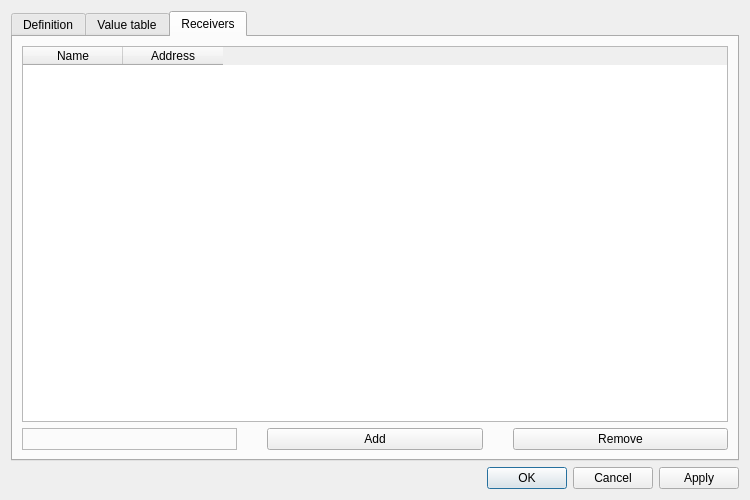
<?xml version="1.0" encoding="UTF-8"?>
<ui version="4.0">
 <class>CanSignalCreator</class>
 <widget class="QDialog" name="CanSignalCreator">
  <property name="geometry">
   <rect>
    <x>0</x>
    <y>0</y>
    <width>750</width>
    <height>500</height>
   </rect>
  </property>
  <property name="windowTitle">
   <string>Can Signal Creator</string>
  </property>
  <layout class="QGridLayout" name="gridLayout" rowstretch="8,0">
   <item row="1" column="0">
    <layout class="QHBoxLayout" name="horizontalLayout">
     <item>
      <widget class="QDialogButtonBox" name="buttonBox">
       <property name="orientation">
        <enum>Qt::Horizontal</enum>
       </property>
       <property name="standardButtons">
        <set>QDialogButtonBox::Apply|QDialogButtonBox::Cancel|QDialogButtonBox::Ok</set>
       </property>
      </widget>
     </item>
    </layout>
   </item>
   <item row="0" column="0">
    <widget class="QTabWidget" name="tabWidget_Receivers">
     <property name="currentIndex">
      <number>2</number>
     </property>
     <widget class="QWidget" name="tab">
      <attribute name="title">
       <string>Definition</string>
      </attribute>
      <layout class="QGridLayout" name="gridLayout_2" rowstretch="1" columnstretch="1,1,1">
       <property name="topMargin">
        <number>30</number>
       </property>
       <item row="0" column="1">
        <layout class="QFormLayout" name="formLayout">
         <property name="horizontalSpacing">
          <number>30</number>
         </property>
         <item row="0" column="0">
          <widget class="QLabel" name="label">
           <property name="text">
            <string>Name:</string>
           </property>
          </widget>
         </item>
         <item row="0" column="1">
          <widget class="QLineEdit" name="lineEdit_Name"/>
         </item>
         <item row="1" column="0">
          <widget class="QLabel" name="label_2">
           <property name="text">
            <string>Message:</string>
           </property>
          </widget>
         </item>
         <item row="2" column="0">
          <widget class="QLabel" name="label_3">
           <property name="text">
            <string>Start bit:</string>
           </property>
          </widget>
         </item>
         <item row="2" column="1">
          <widget class="QLineEdit" name="lineEdit_StartBit">
           <property name="text">
            <string>0</string>
           </property>
          </widget>
         </item>
         <item row="3" column="0">
          <widget class="QLabel" name="label_4">
           <property name="text">
            <string>Size:</string>
           </property>
          </widget>
         </item>
         <item row="3" column="1">
          <widget class="QLineEdit" name="lineEdit_Size">
           <property name="text">
            <string>1</string>
           </property>
          </widget>
         </item>
         <item row="6" column="0">
          <widget class="QLabel" name="label_5">
           <property name="text">
            <string>Factor:</string>
           </property>
          </widget>
         </item>
         <item row="6" column="1">
          <widget class="QLineEdit" name="lineEdit_Factor">
           <property name="text">
            <string>1</string>
           </property>
          </widget>
         </item>
         <item row="7" column="0">
          <widget class="QLabel" name="label_6">
           <property name="text">
            <string>Offset:</string>
           </property>
          </widget>
         </item>
         <item row="7" column="1">
          <widget class="QLineEdit" name="lineEdit_Offset">
           <property name="text">
            <string>0</string>
           </property>
          </widget>
         </item>
         <item row="8" column="0">
          <widget class="QLabel" name="label_7">
           <property name="text">
            <string>Minimum:</string>
           </property>
          </widget>
         </item>
         <item row="8" column="1">
          <widget class="QLineEdit" name="lineEdit_Minimum">
           <property name="text">
            <string>0</string>
           </property>
          </widget>
         </item>
         <item row="9" column="0">
          <widget class="QLabel" name="label_8">
           <property name="text">
            <string>Maximum:</string>
           </property>
          </widget>
         </item>
         <item row="9" column="1">
          <widget class="QLineEdit" name="lineEdit_Maximum">
           <property name="text">
            <string>0</string>
           </property>
          </widget>
         </item>
         <item row="10" column="0">
          <widget class="QLabel" name="label_9">
           <property name="text">
            <string>Unit:</string>
           </property>
          </widget>
         </item>
         <item row="10" column="1">
          <widget class="QLineEdit" name="lineEdit_Unit"/>
         </item>
         <item row="11" column="0">
          <widget class="QLabel" name="label_10">
           <property name="text">
            <string>Comment:</string>
           </property>
          </widget>
         </item>
         <item row="11" column="1">
          <widget class="QLineEdit" name="lineEdit_Comment"/>
         </item>
         <item row="4" column="0">
          <widget class="QLabel" name="label_11">
           <property name="text">
            <string>Byte order:</string>
           </property>
          </widget>
         </item>
         <item row="5" column="0">
          <widget class="QLabel" name="label_12">
           <property name="text">
            <string>Value type:</string>
           </property>
          </widget>
         </item>
         <item row="4" column="1">
          <widget class="QComboBox" name="comboBox_ByteOrder">
           <item>
            <property name="text">
             <string>Little endian</string>
            </property>
           </item>
           <item>
            <property name="text">
             <string>Big endian</string>
            </property>
           </item>
          </widget>
         </item>
         <item row="5" column="1">
          <widget class="QComboBox" name="comboBox_ValueType">
           <item>
            <property name="text">
             <string>Unsigned</string>
            </property>
           </item>
           <item>
            <property name="text">
             <string>Signed</string>
            </property>
           </item>
          </widget>
         </item>
         <item row="1" column="1">
          <widget class="QComboBox" name="comboBox_Message"/>
         </item>
        </layout>
       </item>
       <item row="0" column="0">
        <widget class="QFrame" name="frame">
         <property name="frameShape">
          <enum>QFrame::StyledPanel</enum>
         </property>
         <property name="frameShadow">
          <enum>QFrame::Raised</enum>
         </property>
        </widget>
       </item>
       <item row="0" column="2">
        <widget class="QFrame" name="frame_2">
         <property name="frameShape">
          <enum>QFrame::StyledPanel</enum>
         </property>
         <property name="frameShadow">
          <enum>QFrame::Raised</enum>
         </property>
        </widget>
       </item>
      </layout>
     </widget>
     <widget class="QWidget" name="tab_2">
      <attribute name="title">
       <string>Value table</string>
      </attribute>
      <layout class="QGridLayout" name="gridLayout_3">
       <item row="0" column="0">
        <widget class="QTableWidget" name="tableWidget_ValueTable">
         <property name="rowCount">
          <number>0</number>
         </property>
         <property name="columnCount">
          <number>2</number>
         </property>
         <attribute name="verticalHeaderVisible">
          <bool>false</bool>
         </attribute>
         <column>
          <property name="text">
           <string>Value</string>
          </property>
         </column>
         <column>
          <property name="text">
           <string>Description</string>
          </property>
         </column>
        </widget>
       </item>
       <item row="1" column="0">
        <layout class="QHBoxLayout" name="horizontalLayout_3">
         <property name="spacing">
          <number>30</number>
         </property>
         <item>
          <widget class="QFrame" name="frame_3">
           <property name="frameShape">
            <enum>QFrame::StyledPanel</enum>
           </property>
           <property name="frameShadow">
            <enum>QFrame::Raised</enum>
           </property>
          </widget>
         </item>
         <item>
          <widget class="QPushButton" name="pushButton_ValueTable_Add">
           <property name="text">
            <string>Add</string>
           </property>
          </widget>
         </item>
         <item>
          <widget class="QPushButton" name="pushButton_ValueTable_Remove">
           <property name="text">
            <string>Remove</string>
           </property>
          </widget>
         </item>
        </layout>
       </item>
      </layout>
     </widget>
     <widget class="QWidget" name="tab_3">
      <attribute name="title">
       <string>Receivers</string>
      </attribute>
      <layout class="QGridLayout" name="gridLayout_4">
       <item row="0" column="0">
        <widget class="QTableWidget" name="tableWidget_Receivers">
         <property name="columnCount">
          <number>2</number>
         </property>
         <attribute name="verticalHeaderVisible">
          <bool>false</bool>
         </attribute>
         <column>
          <property name="text">
           <string>Name</string>
          </property>
         </column>
         <column>
          <property name="text">
           <string>Address</string>
          </property>
         </column>
        </widget>
       </item>
       <item row="1" column="0">
        <layout class="QHBoxLayout" name="horizontalLayout_2">
         <property name="spacing">
          <number>30</number>
         </property>
         <item>
          <widget class="QFrame" name="frame_4">
           <property name="frameShape">
            <enum>QFrame::StyledPanel</enum>
           </property>
           <property name="frameShadow">
            <enum>QFrame::Raised</enum>
           </property>
          </widget>
         </item>
         <item>
          <widget class="QPushButton" name="pushButton_Receivers_Add">
           <property name="text">
            <string>Add</string>
           </property>
          </widget>
         </item>
         <item>
          <widget class="QPushButton" name="pushButton_Receivers_Remove">
           <property name="text">
            <string>Remove</string>
           </property>
          </widget>
         </item>
        </layout>
       </item>
      </layout>
     </widget>
    </widget>
   </item>
  </layout>
 </widget>
 <resources/>
 <connections>
  <connection>
   <sender>buttonBox</sender>
   <signal>rejected()</signal>
   <receiver>CanSignalCreator</receiver>
   <slot>reject()</slot>
   <hints>
    <hint type="sourcelabel">
     <x>316</x>
     <y>260</y>
    </hint>
    <hint type="destinationlabel">
     <x>286</x>
     <y>274</y>
    </hint>
   </hints>
  </connection>
  <connection>
   <sender>buttonBox</sender>
   <signal>accepted()</signal>
   <receiver>CanSignalCreator</receiver>
   <slot>accept()</slot>
   <hints>
    <hint type="sourcelabel">
     <x>248</x>
     <y>254</y>
    </hint>
    <hint type="destinationlabel">
     <x>157</x>
     <y>274</y>
    </hint>
   </hints>
  </connection>
 </connections>
</ui>
